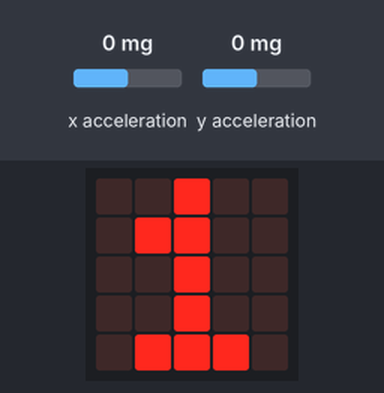
A program run on a simulated BBC micro:bit (MakeCode). On the bench: the board's 5×5 LED display. The test bench sets the inputs (shaded band); at power-on: x acceleration 0 mg, y acceleration 0 mg. Dim RGB values are drawn brighter than linear; random numbers come from a fixed seed; the interpreter's speed is modelled, so counts of loop turns are approximate; the run ends where the board's game-over animation would start. At 4.0 s the program stops and its outputs stay as they are.

Above: at 0.1 s.
At 0.8 s:
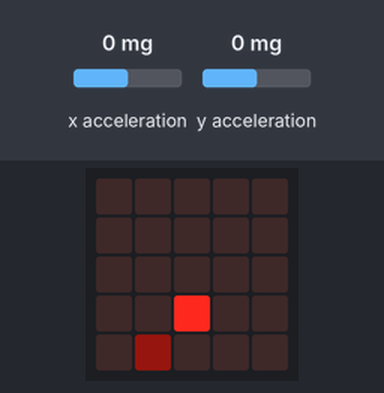
At 1.6 s:
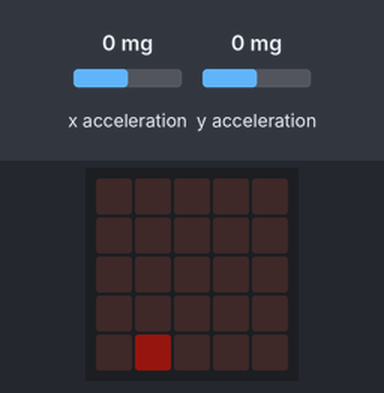

Measured:
- what the display in image 1 shows lasts 0.8 s, from 0.8 s to 1.6 s

The program:

main.ts
```typescript
let index4 = 0
let checkY = 0
let checkX = 0
let fStop = false
let score = 0
let py = 0
let px = 0
let preDy = 0
let preDx = 0
let isSouth = false
let isNorth = false
let isWest = false
let isEast = false
let acc_y = 0
let acc_x = 0
let dx = 0
let snakeY: number[] = []
let snakeX: number[] = []
snakeX.insertAt(0, 2)
snakeY.insertAt(0, 4)
let foodX = randint(0, 4)
let foodY = randint(0, 4)
led.plotBrightness(foodX, foodY, 21)
let dy = -1
let timeDelayGame = 800
let levelGame = 1
basic.showNumber(levelGame)
basic.forever(function () {
    let index: number;
let index2: number;
let index3: number;
if (snakeX.length == 20) {
        basic.pause(2000)
        snakeX = [2]
        snakeY = [4]
        foodX = randint(0, 4)
        foodY = randint(0, 4)
        dx = 0
        dy = -1
        timeDelayGame = timeDelayGame - 200
        if (timeDelayGame < 200) {
            timeDelayGame = 200
        }
        levelGame = levelGame + 1
        basic.showNumber(levelGame)
        basic.clearScreen()
    }
    acc_x = input.acceleration(Dimension.X)
    acc_y = input.acceleration(Dimension.Y)
    isEast = acc_x > 256
    isWest = acc_x < -256
    isNorth = acc_y < -256
    isSouth = acc_y > 256
    preDx = dx
    preDy = dy
    if (isEast) {
        dx = 1
        dy = 0
    } else if (isNorth) {
        dx = 0
        dy = -1
    } else if (isSouth) {
        dx = 0
        dy = 1
    } else if (isWest) {
        dx = -1
        dy = 0
    }
    px = snakeX[snakeX.length - 1] + dx
    py = snakeY[snakeX.length - 1] + dy
    if (snakeX.length > 1) {
        if (px == snakeX[snakeX.length - 2] && py == snakeY[snakeY.length - 2]) {
            px = snakeX[snakeX.length - 1] + preDx
            py = snakeY[snakeX.length - 1] + preDy
        }
    }
    if (px == foodX && py == foodY) {
        score = score + 1
        game.setScore(score)
        snakeX.insertAt(snakeX.length, foodX)
        snakeY.insertAt(snakeY.length, foodY)
        // while (1) { foodX = Math.random(5) foodY = Math.random(5) let fStop = false for (let index2 = 0; index2 <= snakeX.length - 1; index2++) { if (foodX != snakeX[index2] && foodY != snakeY[index2]) { fStop = true; break; } if (fStop == true) break; } }foodX = Math.random(5)
        // foodY = Math.random(5)
        led.plotBrightness(foodX, foodY, 255)
        fStop = false
        while (fStop == false) {
            foodX = randint(0, 4)
            foodY = randint(0, 4)
            fStop = true
            index = 0
            while (index <= snakeX.length - 1) {
                checkX = snakeX[index]
                checkY = snakeY[index]
                if (checkX == foodX && checkY == foodY) {
                    fStop = false
                }
                index += 1
            }
        }
    } else {
        if (px < 0 || px > 4 || (py < 0 || py > 4)) {
            game.gameOver()
        }
        index2 = 0
        while (index2 <= snakeX.length - 2) {
            if (px == snakeX[index2] && py == snakeY[index2]) {
                game.gameOver()
            }
            index2 += 1
        }
        index3 = 0
        while (index3 <= snakeX.length - 2) {
            snakeX[index3] = snakeX[index3 + 1]
            snakeY[index3] = snakeY[index3 + 1]
            index3 += 1
        }
        snakeX[snakeX.length - 1] = px
        snakeY[snakeX.length - 1] = py
    }
    basic.clearScreen()
    while (index4 <= snakeX.length - 1) {
        led.plot(snakeX[index4], snakeY[index4])
        index4 += 1
    }
    // while (1) { foodX = Math.random(5) foodY = Math.random(5) let fStop = false for (let index2 = 0; index2 <= snakeX.length - 1; index2++) { if (foodX != snakeX[index2] && foodY != snakeY[index2]) { fStop = true; break; } if (fStop == true) break; } }foodX = Math.random(5)
    // foodY = Math.random(5)
    led.plotBrightness(foodX, foodY, 21)
    basic.pause(timeDelayGame)
})
```

test.ts
```typescript
// Hier kann man Tests durchführen; diese Datei wird nicht kompiliert, wenn dieses Paket als Erweiterung verwendet wird.
```
